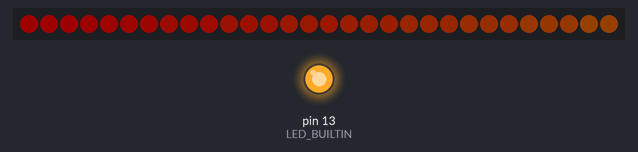
Bench run of a sketch on a simulated Arduino Uno, built with avr-gcc and run on an emulated ATmega328P. Parts: 30 RGB LEDs in strip order, left to right, output pins drawn as LEDs (lit = HIGH). Dim RGB values are drawn brighter than linear; random numbers use the default seed unless the sketch sets one.

Above: at 3.15 s.
At 4.05 s:
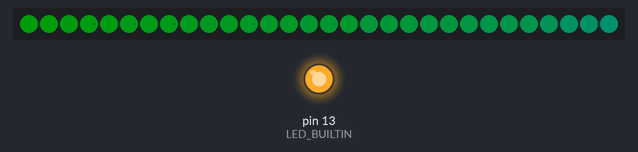
At 5.25 s:
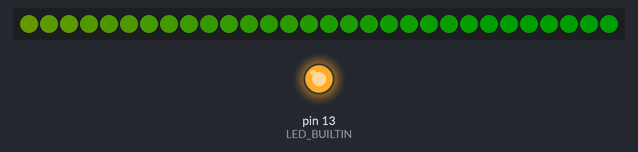
At 7.35 s:
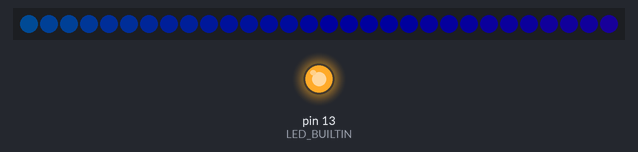
At 10.05 s:
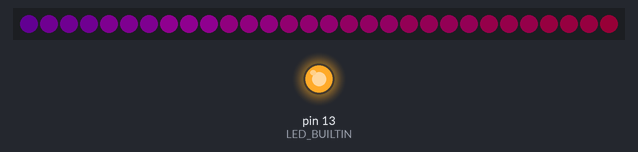
At 13.06 s:
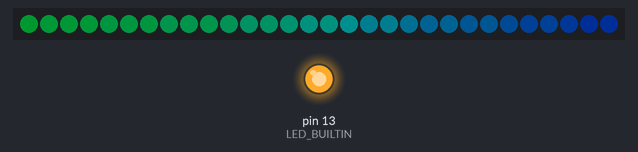

Measured:
- by itself, everything shown: repeats every 9.6 s, in 32 steps

The sketch:

ClassSketch3-V2.ino
```cpp
#include <FastLED.h>

// How many leds in your strip?
#define NUM_LEDS 30

// For led chips like WS2812, which have a data line, ground, and power, you just
// need to define DATA_PIN.  For led chipsets that are SPI based (four wires - data, clock,
// ground, and power), like the LPD8806 define both DATA_PIN and CLOCK_PIN
// Clock pin only needed for SPI based chipsets when not using hardware SPI
#define DATA_PIN 5
#define LED_TYPE WS2812B
#define COLOR_ORDER GRB
#define BRIGHTNESS 30

#define RAINBOW true

// Define the array of leds
CRGB leds[NUM_LEDS];
uint8_t i;
uint8_t randhue = 0;
int pxidx,  lastpx;

void setup()
{
  digitalWrite(LED_BUILTIN, LOW);
  digitalWrite(LED_BUILTIN, HIGH);
  delay(3000);
  FastLED.addLeds<LED_TYPE, DATA_PIN, COLOR_ORDER>(leds, NUM_LEDS);  // GRB ordering is assumed
  FastLED.setBrightness(BRIGHTNESS);
  pinMode(LED_BUILTIN, OUTPUT);
  i=0;
  randomSeed(analogRead(A0));
}

void loop()
{

  if (RAINBOW)
  {
    fill_rainbow(leds,NUM_LEDS,i++,1);
    FastLED.show();
  }
  else
  {
    randhue=random(0,255);
    pxidx=random(0,NUM_LEDS);
    leds[lastpx] = CRGB::Black;
    leds[pxidx].setHue(randhue);
    FastLED.show();
    delay(50);
    lastpx=pxidx;
    digitalWrite(LED_BUILTIN, LOW);
    delay(50);
    digitalWrite(LED_BUILTIN, HIGH);
    delay(50);
  }
}
```
